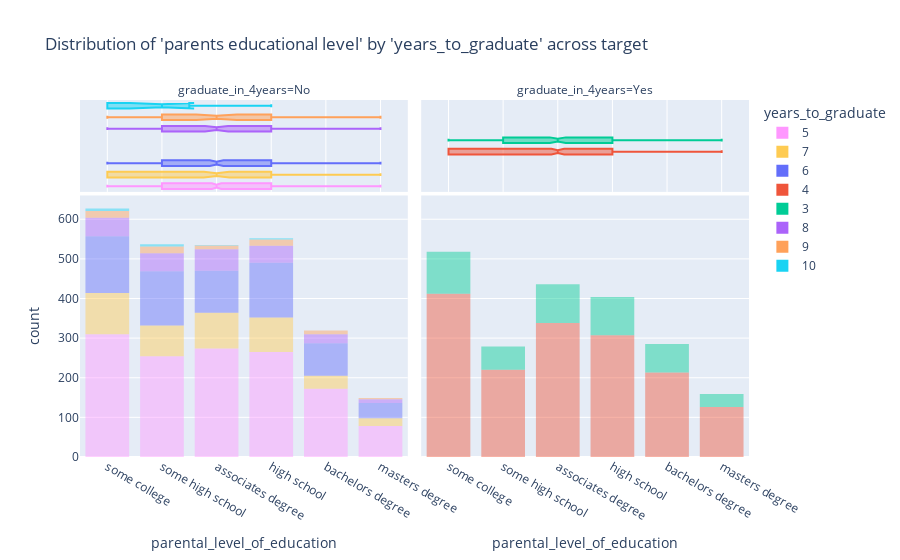

The notebook cell saved with this chart:
### Code cell
fig = px.histogram(df_full_train, 
                   x='parental_level_of_education', 
                   color='years_to_graduate', 
                   facet_col='graduate_in_4years',
                   opacity=0.45,
                   category_orders=dict(years_to_graduate=['3', '4', '5', '6', '7', '8', '9', '10']),
                   marginal='box',
                   title="Distribution of 'parents educational level' by 'years_to_graduate' across target")
fig.show()

### Figure 1 — Plotly figure (JSON) as saved in the notebook; plotly's stock layout.template omitted (floating-point values rounded to 4 significant figures; data arrays with more than 128 entries replaced by an {"elided": "..."} marker saying what was removed)
{"data": [{"alignmentgroup": "True", "bingroup": "x", "hovertemplate": "years_to_graduate=5<br>graduate_in_4years=No<br>parental_level_of_education=%{x}<br>count=%{y}<extra></extra>", "legendgroup": "5", "marker": {"color": "#FF97FF", "opacity": 0.45, "pattern": {"shape": ""}}, "name": "5", "offsetgroup": "5", "orientation": "v", "showlegend": true, "type": "histogram", "x": {"elided": "1353 str values"}, "xaxis": "x", "yaxis": "y"}, {"alignmentgroup": "True", "hovertemplate": "years_to_graduate=5<br>graduate_in_4years=No<br>parental_level_of_education=%{x}<extra></extra>", "legendgroup": "5", "marker": {"color": "#FF97FF"}, "name": "5", "notched": true, "offsetgroup": "5", "showlegend": false, "type": "box", "x": {"elided": "1353 str values"}, "xaxis": "x3", "yaxis": "y3"}, {"alignmentgroup": "True", "bingroup": "x", "hovertemplate": "years_to_graduate=7<br>graduate_in_4years=No<br>parental_level_of_education=%{x}<br>count=%{y}<extra></extra>", "legendgroup": "7", "marker": {"color": "#FECB52", "opacity": 0.45, "pattern": {"shape": ""}}, "name": "7", "offsetgroup": "7", "orientation": "v", "showlegend": true, "type": "histogram", "x": {"elided": "412 str values"}, "xaxis": "x", "yaxis": "y"}, {"alignmentgroup": "True", "hovertemplate": "years_to_graduate=7<br>graduate_in_4years=No<br>parental_level_of_education=%{x}<extra></extra>", "legendgroup": "7", "marker": {"color": "#FECB52"}, "name": "7", "notched": true, "offsetgroup": "7", "showlegend": false, "type": "box", "x": {"elided": "412 str values"}, "xaxis": "x3", "yaxis": "y3"}, {"alignmentgroup": "True", "bingroup": "x", "hovertemplate": "years_to_graduate=6<br>graduate_in_4years=No<br>parental_level_of_education=%{x}<br>count=%{y}<extra></extra>", "legendgroup": "6", "marker": {"color": "#636efa", "opacity": 0.45, "pattern": {"shape": ""}}, "name": "6", "offsetgroup": "6", "orientation": "v", "showlegend": true, "type": "histogram", "x": {"elided": "644 str values"}, "xaxis": "x", "yaxis": "y"}, {"alignmentgroup": "True", "hovertemplate": "years_to_graduate=6<br>graduate_in_4years=No<br>parental_level_of_education=%{x}<extra></extra>", "legendgroup": "6", "marker": {"color": "#636efa"}, "name": "6", "notched": true, "offsetgroup": "6", "showlegend": false, "type": "box", "x": {"elided": "644 str values"}, "xaxis": "x3", "yaxis": "y3"}, {"alignmentgroup": "True", "bingroup": "x", "hovertemplate": "years_to_graduate=4<br>graduate_in_4years=Yes<br>parental_level_of_education=%{x}<br>count=%{y}<extra></extra>", "legendgroup": "4", "marker": {"color": "#EF553B", "opacity": 0.45, "pattern": {"shape": ""}}, "name": "4", "offsetgroup": "4", "orientation": "v", "showlegend": true, "type": "histogram", "x": {"elided": "1616 str values"}, "xaxis": "x2", "yaxis": "y2"}, {"alignmentgroup": "True", "hovertemplate": "years_to_graduate=4<br>graduate_in_4years=Yes<br>parental_level_of_education=%{x}<extra></extra>", "legendgroup": "4", "marker": {"color": "#EF553B"}, "name": "4", "notched": true, "offsetgroup": "4", "showlegend": false, "type": "box", "x": {"elided": "1616 str values"}, "xaxis": "x4", "yaxis": "y4"}, {"alignmentgroup": "True", "bingroup": "x", "hovertemplate": "years_to_graduate=3<br>graduate_in_4years=Yes<br>parental_level_of_education=%{x}<br>count=%{y}<extra></extra>", "legendgroup": "3", "marker": {"color": "#00cc96", "opacity": 0.45, "pattern": {"shape": ""}}, "name": "3", "offsetgroup": "3", "orientation": "v", "showlegend": true, "type": "histogram", "x": {"elided": "465 str values"}, "xaxis": "x2", "yaxis": "y2"}, {"alignmentgroup": "True", "hovertemplate": "years_to_graduate=3<br>graduate_in_4years=Yes<br>parental_level_of_education=%{x}<extra></extra>", "legendgroup": "3", "marker": {"color": "#00cc96"}, "name": "3", "notched": true, "offsetgroup": "3", "showlegend": false, "type": "box", "x": {"elided": "465 str values"}, "xaxis": "x4", "yaxis": "y4"}, {"alignmentgroup": "True", "bingroup": "x", "hovertemplate": "years_to_graduate=8<br>graduate_in_4years=No<br>parental_level_of_education=%{x}<br>count=%{y}<extra></extra>", "legendgroup": "8", "marker": {"color": "#ab63fa", "opacity": 0.45, "pattern": {"shape": ""}}, "name": "8", "offsetgroup": "8", "orientation": "v", "showlegend": true, "type": "histogram", "x": {"elided": "222 str values"}, "xaxis": "x", "yaxis": "y"}, {"alignmentgroup": "True", "hovertemplate": "years_to_graduate=8<br>graduate_in_4years=No<br>parental_level_of_education=%{x}<extra></extra>", "legendgroup": "8", "marker": {"color": "#ab63fa"}, "name": "8", "notched": true, "offsetgroup": "8", "showlegend": false, "type": "box", "x": {"elided": "222 str values"}, "xaxis": "x3", "yaxis": "y3"}, {"alignmentgroup": "True", "bingroup": "x", "hovertemplate": "years_to_graduate=9<br>graduate_in_4years=No<br>parental_level_of_education=%{x}<br>count=%{y}<extra></extra>", "legendgroup": "9", "marker": {"color": "#FFA15A", "opacity": 0.45, "pattern": {"shape": ""}}, "name": "9", "offsetgroup": "9", "orientation": "v", "showlegend": true, "type": "histogram", "x": ["some high school", "some college", "some college", "some college", "some high school", "high school", "associates degree", "bachelors degree", "high school", "some college", "some college", "some high school", "associates degree", "high school", "associates degree", "associates degree", "associates degree", "masters degree", "associates degree", "high school", "some high school", "some high school", "masters degree", "bachelors degree", "masters degree", "high school", "bachelors degree", "some high school", "high school", "some college", "bachelors degree", "some high school", "some college", "bachelors degree", "some college", "associates degree", "bachelors degree", "some high school", "bachelors degree", "high school", "high school", "some high school", "some college", "some college", "some college", "high school", "some high school", "high school", "some college", "some high school", "high school", "bachelors degree", "some high school", "high school", "high school", "high school", "some high school", "associates degree", "some high school", "some college", "some college", "some college", "some high school", "associates degree", "some college", "associates degree", "some high school", "bachelors degree", "high school", "some high school", "high school", "some college"], "xaxis": "x", "yaxis": "y"}, {"alignmentgroup": "True", "hovertemplate": "years_to_graduate=9<br>graduate_in_4years=No<br>parental_level_of_education=%{x}<extra></extra>", "legendgroup": "9", "marker": {"color": "#FFA15A"}, "name": "9", "notched": true, "offsetgroup": "9", "showlegend": false, "type": "box", "x": ["some high school", "some college", "some college", "some college", "some high school", "high school", "associates degree", "bachelors degree", "high school", "some college", "some college", "some high school", "associates degree", "high school", "associates degree", "associates degree", "associates degree", "masters degree", "associates degree", "high school", "some high school", "some high school", "masters degree", "bachelors degree", "masters degree", "high school", "bachelors degree", "some high school", "high school", "some college", "bachelors degree", "some high school", "some college", "bachelors degree", "some college", "associates degree", "bachelors degree", "some high school", "bachelors degree", "high school", "high school", "some high school", "some college", "some college", "some college", "high school", "some high school", "high school", "some college", "some high school", "high school", "bachelors degree", "some high school", "high school", "high school", "high school", "some high school", "associates degree", "some high school", "some college", "some college", "some college", "some high school", "associates degree", "some college", "associates degree", "some high school", "bachelors degree", "high school", "some high school", "high school", "some college"], "xaxis": "x3", "yaxis": "y3"}, {"alignmentgroup": "True", "bingroup": "x", "hovertemplate": "years_to_graduate=10<br>graduate_in_4years=No<br>parental_level_of_education=%{x}<br>count=%{y}<extra></extra>", "legendgroup": "10", "marker": {"color": "#19d3f3", "opacity": 0.45, "pattern": {"shape": ""}}, "name": "10", "offsetgroup": "10", "orientation": "v", "showlegend": true, "type": "histogram", "x": ["high school", "some high school", "some college", "associates degree", "high school", "high school", "some high school", "some college", "some college", "some high school", "some college", "some college", "some high school", "some high school", "some college", "some high school"], "xaxis": "x", "yaxis": "y"}, {"alignmentgroup": "True", "hovertemplate": "years_to_graduate=10<br>graduate_in_4years=No<br>parental_level_of_education=%{x}<extra></extra>", "legendgroup": "10", "marker": {"color": "#19d3f3"}, "name": "10", "notched": true, "offsetgroup": "10", "showlegend": false, "type": "box", "x": ["high school", "some high school", "some college", "associates degree", "high school", "high school", "some high school", "some college", "some college", "some high school", "some college", "some college", "some high school", "some high school", "some college", "some high school"], "xaxis": "x3", "yaxis": "y3"}], "layout": {"annotations": [{"font": {}, "showarrow": false, "text": "graduate_in_4years=No", "x": 0.245, "xanchor": "center", "xref": "paper", "y": 1, "yanchor": "bottom", "yref": "paper"}, {"font": {}, "showarrow": false, "text": "graduate_in_4years=Yes", "x": 0.755, "xanchor": "center", "xref": "paper", "y": 1, "yanchor": "bottom", "yref": "paper"}], "barmode": "relative", "legend": {"title": {"text": "years_to_graduate"}, "tracegroupgap": 0}, "title": {"text": "Distribution of 'parents educational level' by 'years_to_graduate' across target"}, "xaxis": {"anchor": "y", "domain": [0, 0.49], "title": {"text": "parental_level_of_education"}}, "xaxis2": {"anchor": "y2", "domain": [0.51, 1], "matches": "x", "title": {"text": "parental_level_of_education"}}, "xaxis3": {"anchor": "y3", "domain": [0, 0.49], "matches": "x", "showgrid": true, "showticklabels": false}, "xaxis4": {"anchor": "y4", "domain": [0.51, 1], "matches": "x", "showgrid": true, "showticklabels": false}, "yaxis": {"anchor": "x", "domain": [0, 0.7326], "title": {"text": "count"}}, "yaxis2": {"anchor": "x2", "domain": [0, 0.7326], "matches": "y", "showticklabels": false}, "yaxis3": {"anchor": "x3", "domain": [0.7426, 1], "matches": "y3", "showgrid": false, "showline": false, "showticklabels": false, "ticks": ""}, "yaxis4": {"anchor": "x4", "domain": [0.7426, 1], "matches": "y3", "showgrid": false, "showline": false, "showticklabels": false, "ticks": ""}}}
